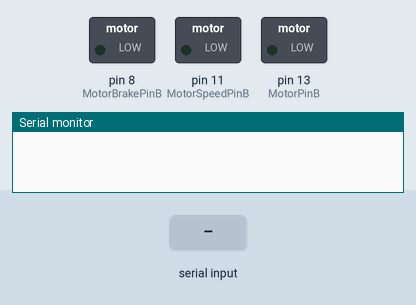
The sketch below on a simulated Arduino Uno, built with avr-gcc and run on an emulated ATmega328P. On the bench: switched loads named in the sketch (green lamp = pin HIGH), the last lines printed to the serial monitor. Inputs (shaded band) come from the test bench.

Above: at 1.2 s.
1.3 s: "1\n" received over Serial
At 1.8 s:
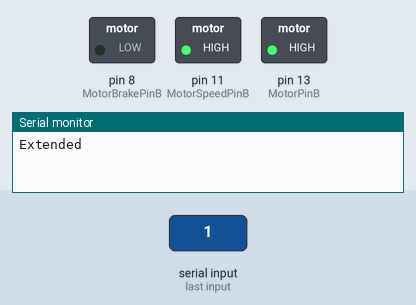
2.8 s: "2\n" received over Serial
At 4.0 s:
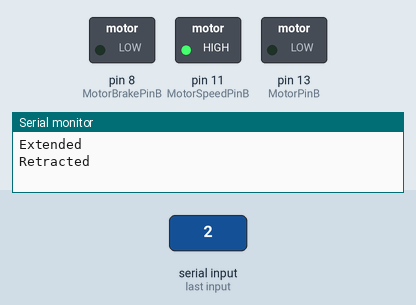
4.3 s: "3\n" received over Serial
At 5.3 s:
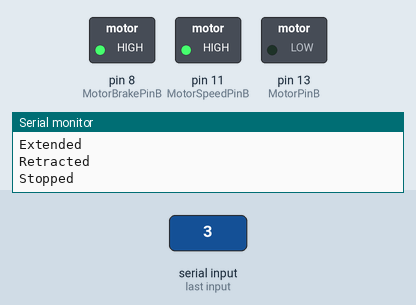
Timing chart, 0 to 7.3 s (numbered marks = the images above; inputs shaded):
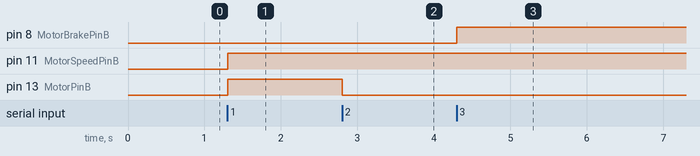

The sketch:

RSIPRO_MountingSystem_V1.ino
```cpp
const int MotorPinB = 13;     // Motor B pins
const int MotorSpeedPinB = 11;// Motor B speed pin
const int MotorBrakePinB = 8; // Motor B brake pin

const int CW  = HIGH; // Clockwise direction
const int CCW = LOW;  // Counter-clockwise direction

void setup() {


  // Motor B pin initialization
  pinMode(MotorPinB, OUTPUT);
  pinMode(MotorSpeedPinB, OUTPUT);
  pinMode(MotorBrakePinB, OUTPUT);

  Serial.begin(9600); // Initialize serial communication
}

void loop() {
  if (Serial.available() > 0) {
    String input = Serial.readStringUntil('\n'); // Read the input from serial
    input.trim(); // Remove any leading/trailing whitespace

    // Depending on the input command received from Python
    if (input == "1") {
      // Command to start Motor A clockwise at full speed
      digitalWrite(MotorPinB, HIGH); // Extend Actuator
      analogWrite(MotorSpeedPinB, 255); // Set speed at maximum (255)
      digitalWrite(MotorBrakePinB, LOW); // Release brake if any
      Serial.println("Extended"); // Echo back confirmation
    } else if (input == "2") {
      // Command to start Motor B counterclockwise at full speed
      digitalWrite(MotorPinB, LOW); // Retract Actuator
      analogWrite(MotorSpeedPinB, 255); // Set speed at maximum (255)
      digitalWrite(MotorBrakePinB, LOW); // Release brake if any//
      Serial.println("Retracted"); // Echo back confirmation
    }else if (input == "3") {
      // Command to start Motor B to stop by app
      digitalWrite(MotorBrakePinB, HIGH); // Release brake if any//
      Serial.println("Stopped"); // Echo back confirmation
    }else if (input == "4") {
      // Command to start Motor B to stop by app
      Serial.println("check success"); // Echo back confirmation
    }

    delay(100); // Delay for stability
  }
}
```

Measured:
- after the input at 1.3 s, pin 11 (MotorSpeedPinB), pin 13 (MotorPinB): LOW → HIGH at once
- after the input at 2.8 s, pin 13 (MotorPinB): HIGH → LOW at once
- after the input at 4.3 s, pin 8 (MotorBrakePinB): LOW → HIGH at once
